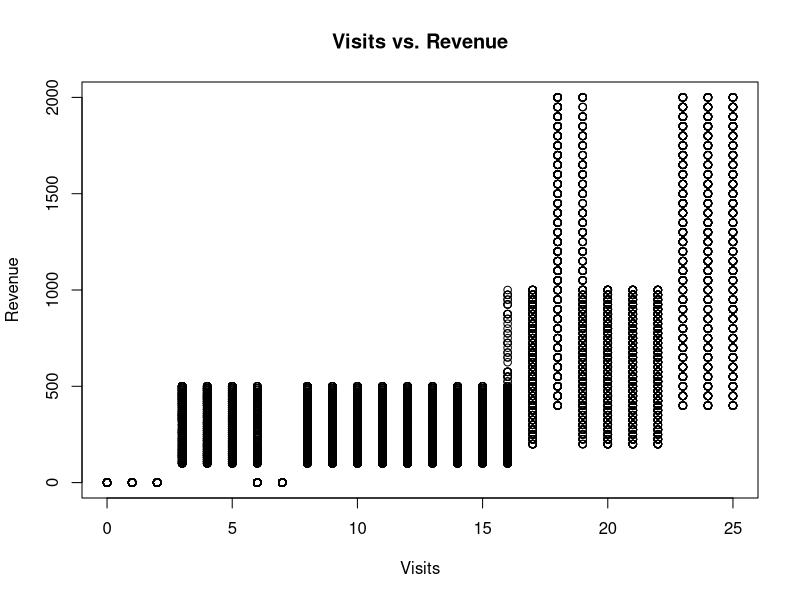

Generate this figure with R:
# loads the CSV file as a data frame
customerData <-
  read.csv("./customertxndata.csv",
           header = TRUE,
           stringsAsFactors = FALSE)

findMode <- function(vec) {
  # Finds the mode value of the given vector
  #
  # Args:
  #   vec: the vector to find the mode value of
  #
  # Returns:
  #   The mode value
  
  # found this line of code from: https://www.tutorialspoint.com/r/r_mean_median_mode.htm
  # counts the number of times each value is found in the given vector and finds the value with the
  # max occurence
  return(unique(vec)[which.max(tabulate(match(vec, unique(vec))))])
}

calculateSummativeStats <- function(custData) {
  # Calculates the following summative statistics for the given customer data: total number of
  # cases, mean number of visits, median revenue, maximum and minimum number of transactions, and
  # most commonly used operating system
  #
  # Args:
  #   custData: The customer data to calculate the summative statistics of
  #
  # Returns:
  #   A list of summative statistics
  
  # total number of cases
  numCases <- nrow(custData)
  # mean number of visits
  meanNumVisits <- mean(custData[!is.na(custData$Visits), ]$Visits)
  # median revenue
  medianRevenue <-
    median(custData[!is.na(custData$Revenue), ]$Revenue)
  # maximum number of transactions
  maxNumTransactions <-
    max(custData[!is.na(custData$Transactions), ]$Transactions)
  # minimum number of transactions
  minNumTransactions <-
    min(custData[!is.na(custData$Transactions), ]$Transactions)
  # most commonly used operating system
  mostUsedOS <- findMode(custData[!is.na(custData$OS), ]$OS)
  
  # adds the summative statistics to a list and returns that
  return(
    list(
      numCases = numCases,
      meanNumVisits = meanNumVisits,
      medianRevenue = medianRevenue,
      maxNumTransactions = maxNumTransactions,
      minNumTransactions = minNumTransactions,
      mostUsedOS = mostUsedOS
    )
  )
}

plotVisitsRevenue <- function(custData) {
  # Creates a scatterplot of visits (x-axis) versus revenue (y-axis) using the given customer data
  #
  # Args:
  #   custData: The customer data to use to create the graph
  #
  # Returns:
  #
  
  # finds all the rows with no NA values
  validRows <- custData[complete.cases(custData), ]
  # creates a scatterplot with visits on the x-axis and revenue on the y-axis
  plot(
    validRows$Visits,
    validRows$Revenue,
    main = "Visits vs. Revenue",
    xlab = "Visits",
    ylab = "Revenue"
  )
}

imputeTransactionAndGender <- function(custData) {
  # Imputes missing transaction and gender values in the given customer data
  #
  # Args:
  #   custData: The customer data to impute the missing values of
  #
  # Returns:
  #   A new data frame with the imputed transaction and gender values
  
  # finds all the rows with no NA values
  completeRows <- custData[complete.cases(custData), ]
  # imputes the missing transaction values with the mean value
  custData$Transactions[is.na(custData$Transactions)] <-
    mean(completeRows$Transactions)
  # imputes the missing gender values with the mode value
  custData$Gender[is.na(custData$Gender)] <-
    findMode(completeRows$Gender)
  
  return(custData)
}

splitData <- function(custData) {
  # Splits the given customer data into two equally sized data sets where every even numbered case
  # is added to the training set and every odd numbered case is added to the validation set
  # Args:
  #   custData: The customer data to split
  #
  # Returns:
  #   A list of the two split data sets
  
  # initializes the training set as a data frame with the same columns as the given customer data
  trainingSet <-
    setNames(data.frame(matrix(ncol = 5, nrow = 0), stringsAsFactors = FALSE),
             colnames(custData))
  # initializes the validation set as a data frame with the same columns as the given customer data
  validationSet <-
    setNames(data.frame(matrix(ncol = 5, nrow = 0), stringsAsFactors = FALSE),
             colnames(custData))
  
  # loop through every row and assigns even numbered rows to the training set and odd numbered rows
  # to the validation set
  #for (i in 1:nrow(custData)) {
  #  if (i %% 2 == 0) {
  #    trainingSet[nrow(trainingSet) + 1,] <- custData[i,]
  #  } else {
  #    validationSet[nrow(validationSet) + 1,] <- custData[i,]
  #  }
  #}
  
  # assigns all the even numbered rows in the given customer data to the training set
  # start sequence at second line to get even numbers
  trainingSet <- custData[seq(2L, nrow(custData), 2L), ]
  # assigns all the odd numbered rows in the given customer data to the validation set
  # start sequence at first line to get odd numbers
  validationSet <- custData[seq(1L, nrow(custData), 2L), ]
  
  # adds the two data sets into a list and returns that
  return(list(trainingSet = trainingSet, validationSet = validationSet))
}

createDataSubsets <- function(custData) {
  # Splits the given customer data into two equally sized data sets (training and validation) and
  # creates training and validation data subsets
  #
  # Args:
  #   custData: The customer data to create data subsets of
  #
  # Returns:
  #   A list of the four data subsets
  
  # splits the data into training and validation sets
  dataSplits <- splitData(custData)
  set1 <- dataSplits$trainingSet
  set2 <- dataSplits$validationSet
  
  # takes a random subset equal to 50% of the training data set
  sampleSet1 <- sample(nrow(set1), nrow(set1) / 2)
  # assigns that as the first training data subset
  trainingSubset1 <- set1[sampleSet1, ]
  # takes the unselected rows from the training data set and assigns that as the first validation
  # data subset
  validationSubset1 <- set1[-sampleSet1, ]
  
  # takes a random subset equal to 50% of the verification data set
  sampleSet2 <- sample(nrow(set2), nrow(set2) / 2)
  # assigns that as the second training data subset
  trainingSubset2 <- set2[sampleSet2,]
  # takes the unselected rows from the training data set and assigns that as the second validation
  # data subset
  validationSubset2 <- set2[-sampleSet2,]
  
  # adds the four data subsets to a list and returns that
  return(
    list(
      trainingSubset1 = trainingSubset1,
      validationSubset1 = validationSubset1,
      trainingSubset2 = trainingSubset2,
      validationSubset2 = validationSubset2
    )
  )
}

calculateDataSubsetMeans <- function(custData) {
  # Calculates the mean revenue for each of the four data subsets of the given customer data
  #
  # Args:
  #   custData: The customer data to use
  #
  # Returns:
  #   A list of the mean revenue for the four data subsets
  
  # creates the four data subsets
  subsets <- createDataSubsets(custData)
  
  # calculates the mean revenues for the four data subsets
  meanRevenue1 <- mean(subsets$trainingSubset1$Revenue)
  meanRevenue2 <- mean(subsets$validationSubset1$Revenue)
  meanRevenue3 <- mean(subsets$trainingSubset2$Revenue)
  meanRevenue4 <- mean(subsets$validationSubset2$Revenue)
  
  # adds the four mean revenues to a list and returns that
  return(
    list(
      meanRevenue1 = meanRevenue1,
      meanRevenue2 = meanRevenue2,
      meanRevenue3 = meanRevenue3,
      meanRevenue4 = meanRevenue4
    )
  )
}


# Part 2: the calculated summative statistics
part2 <- calculateSummativeStats(customerData)
# Part 3: plots the scatterplot of visits (x-axis) versus revenue (y-axis)
plotVisitsRevenue(customerData)
# Part 4: the customer data set with imputed missing transaction and gender values
part4 <- imputeTransactionAndGender(customerData)
# Part 5: the equally sized split data sets where the even numbered rows are assigned to a training
# data set and the odd numbered rows are assigned to a validation data set
part5 <- splitData(part4)
# Part 6: the four data subsets made from the split training and validation data sets
part6 <- createDataSubsets(part4)
# Part 7: the mean revenues for each of the four data subsets
part7 <- calculateDataSubsetMeans(part4)


# Test for Part 1
print(
  part2$numCases == 22800 &
    round(part2$meanNumVisits, 5) == 12.48649 &
    round(part2$medianRevenue, 4) == 344.6516 &
    part2$maxNumTransactions == 2 &
    part2$minNumTransactions == 0 &
    part2$mostUsedOS == "Android"
)

# Test for Part 4
print(length(complete.cases(part4$Transactions)) == 22800 &
        length(complete.cases(part4$Gender)) == 22800)

# Tests for Part 5
print(
  nrow(part5$trainingSet) == (22800 / 2) &
    nrow(part5$trainingSet) == nrow(part5$validationSet)
)
print(part5$trainingSet$Visits[1] == 20 &
        part5$validationSet$Visits[1] == 7)
print(part5$trainingSet$Visits[length(part5$trainingSet$Visits)] == 13 &
        part5$validationSet$Visits[length(part5$validationSet$Visits)] == 1)

# Test for Part 6
print(
  nrow(part6$trainingSubset1) == (22800 / 4) &
    nrow(part6$validationSubset1) == (22800 / 4) &
    nrow(part6$trainingSubset2) == (22800 / 4) &
    nrow(part6$validationSubset2) == (22800 / 4)
)
